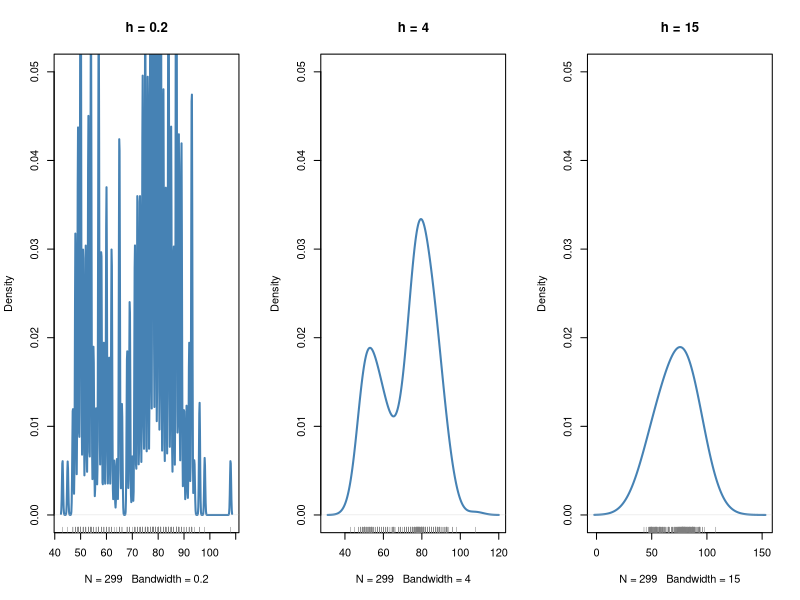
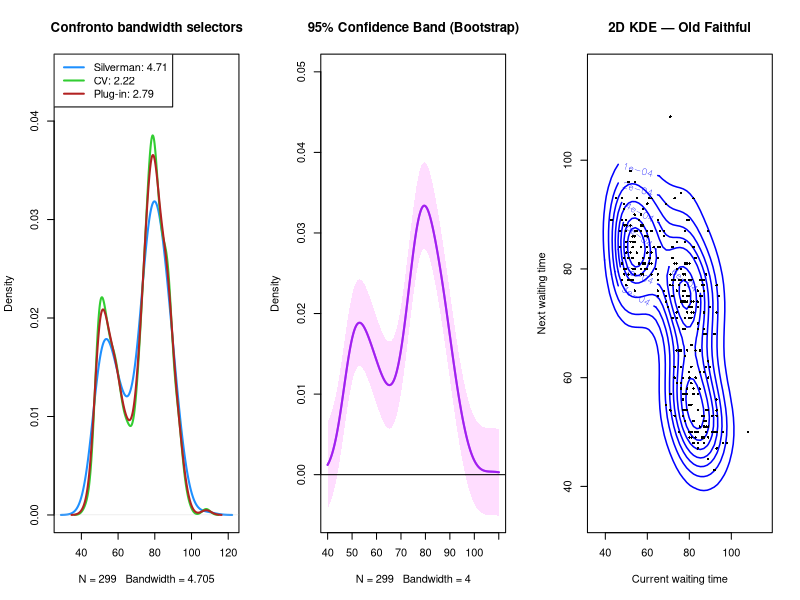
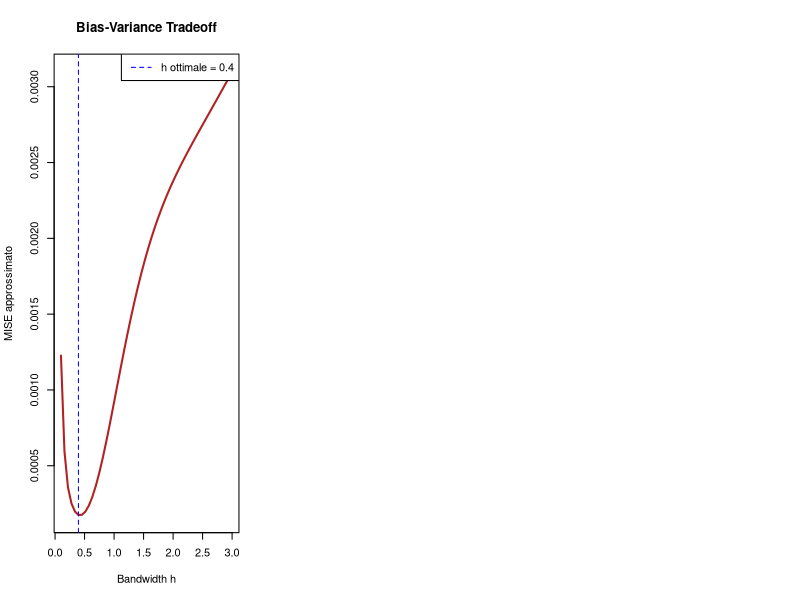
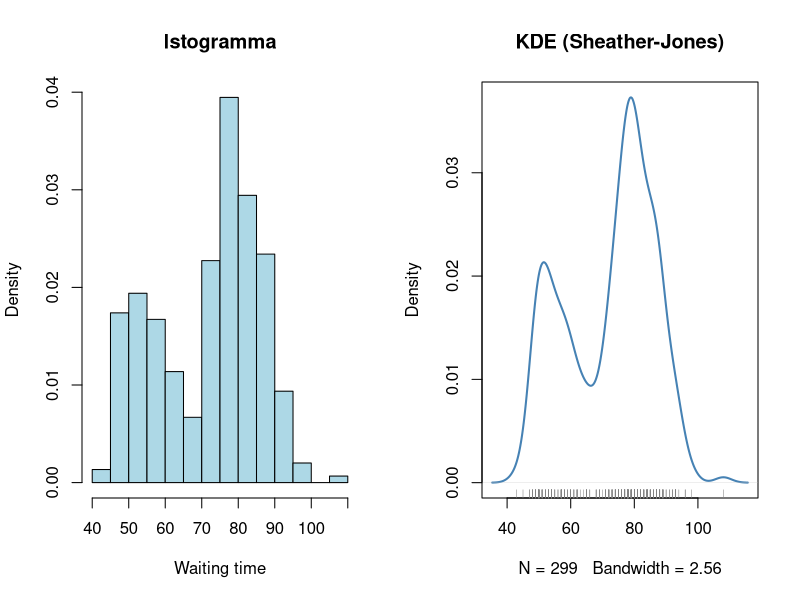
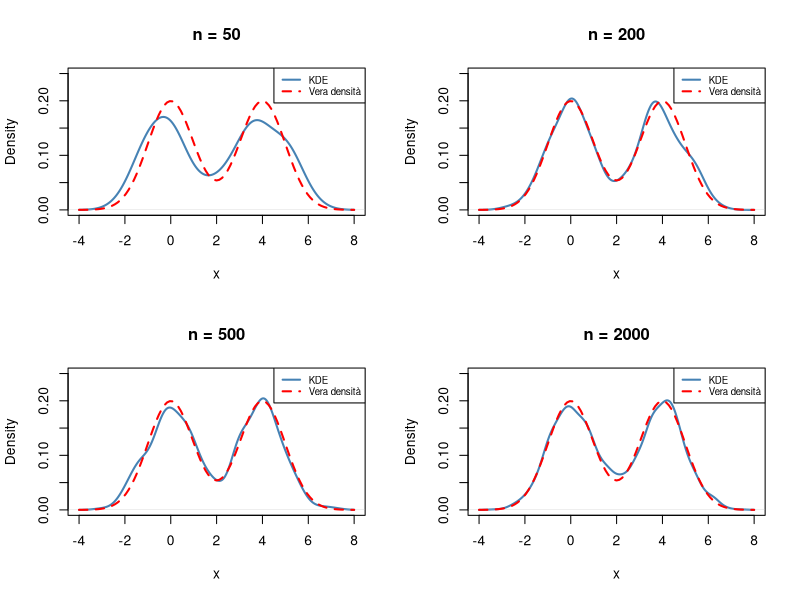
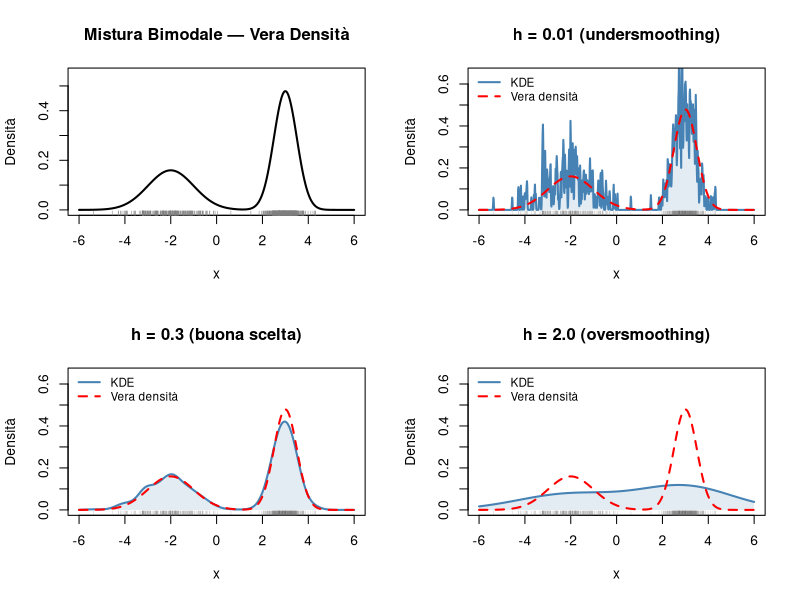
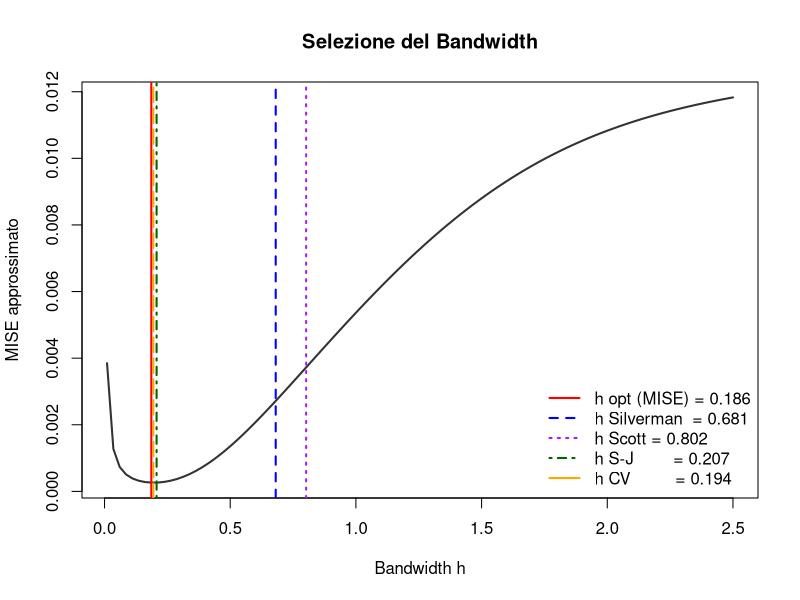

Reproduce these figures in R, in order.
# Inizializzazione
rm(list=ls(all=TRUE))

#install.packages("ks")
#install.packages("LPCM")
library(MASS)
library(ks)
data1d <- geyser[, 1]  # Old Faithful: waiting times

par(mfrow = c(1, 3))
for (bw in c(0.2, 4, 15)) {
  plot(density(data1d, bw = bw),
       main = paste("h =", bw),
       col = "steelblue", lwd = 2,
       ylim = c(0, 0.05))
  rug(data1d, col = "gray50")
}

data1d <- geyser[, 1]

h_silverman <- hns(data1d)      # regola di Silverman
h_cv        <- hlscv(data1d)    # cross-validation
h_plugin    <- hpi(data1d)      # plug-in

plot(density(data1d, bw = h_silverman), col = "dodgerblue",
     lwd = 2, main = "Confronto bandwidth selectors",
     ylim = c(0, 0.045))
lines(density(data1d, bw = h_cv),     col = "limegreen",  lwd = 2)
lines(density(data1d, bw = h_plugin), col = "firebrick",   lwd = 2)
legend("topleft",
       legend = c(paste("Silverman:", round(h_silverman, 2)),
                  paste("CV:",        round(h_cv, 2)),
                  paste("Plug-in:",   round(h_plugin, 2))),
       col = c("dodgerblue", "limegreen", "firebrick"), lwd = 2)


# --- Confidence band bootstrap ---
library(MASS)
data1d <- geyser[, 1]
h1 <- 4; n1 <- length(data1d)
kde0 <- density(data1d, bw = h1, from = 40, to = 110)

n_BT <- 500
sup_dev <- numeric(n_BT)
for (j in 1:n_BT) {
  bt <- data1d[sample(n1, n1, replace = TRUE)]
  kde_bt <- density(bt, bw = h1, from = 40, to = 110)
  sup_dev[j] <- max(abs(kde_bt$y - kde0$y))
}
t_band <- quantile(sup_dev, 0.95)

plot(kde0, lwd = 2, col = "purple",
     main = "95% Confidence Band (Bootstrap)",
     ylim = c(-0.005, 0.05))
polygon(c(kde0$x, rev(kde0$x)),
        c(kde0$y + t_band, rev(kde0$y - t_band)),
        col = adjustcolor("plum1", 0.5), border = NA)
lines(kde0, lwd = 2, col = "purple")
abline(h = 0)

# --- KDE 2D con contour ---
library(KernSmooth)
data2d <- cbind(data1d[1:(n1-1)], data1d[2:n1])
kde2d  <- bkde2D(data2d, bandwidth = 5.5)
contour(kde2d$x1, kde2d$x2, kde2d$fhat,
        col = "blue", lwd = 1.5,
        xlab = "Current waiting time",
        ylab = "Next waiting time",
        main = "2D KDE — Old Faithful")
points(data2d, pch = 16, cex = 0.5)

library(MASS)
set.seed(42)

# Vera densità: mixture di due gaussiane
n <- 200
x_true <- c(rnorm(100, mean = 0), rnorm(100, mean = 4))

# Griglia di bandwidth da testare
h_grid <- seq(0.1, 3, length.out = 50)

# Calcola MISE approssimato via integrazione numerica
mise <- numeric(length(h_grid))
x_eval <- seq(-4, 8, length.out = 500)

# vera densità
p_true <- 0.5 * dnorm(x_eval, 0, 1) + 0.5 * dnorm(x_eval, 4, 1)

for (i in seq_along(h_grid)) {
  kde_i <- density(x_true, bw = h_grid[i], 
                   from = -4, to = 8, n = 500)
  mise[i] <- mean((kde_i$y - p_true)^2)
}

plot(h_grid, mise, type = "l", lwd = 2, col = "firebrick",
     xlab = "Bandwidth h", ylab = "MISE approssimato",
     main = "Bias-Variance Tradeoff")
abline(v = h_grid[which.min(mise)], lty = 2, col = "blue")
legend("topright",
       legend = paste("h ottimale =", round(h_grid[which.min(mise)], 2)),
       col = "blue", lty = 2)

data1d <- geyser[, 1]

par(mfrow = c(1, 2))

# Istogramma classico
hist(data1d, breaks = 20, freq = FALSE,
     main = "Istogramma", col = "lightblue",
     xlab = "Waiting time")

# KDE
plot(density(data1d, bw = bw.SJ(data1d)),
     main = "KDE (Sheather-Jones)",
     col = "steelblue", lwd = 2)
rug(data1d, col = "gray50")


par(mfrow = c(2, 2))

# vera densità: mixture gaussiana
p_true <- function(x) 0.5*dnorm(x,0,1) + 0.5*dnorm(x,4,1)

for (n in c(50, 200, 500, 2000)) {
  x <- c(rnorm(n/2, 0, 1), rnorm(n/2, 4, 1))
  kde <- density(x, bw = bw.SJ(x), from = -4, to = 8)
  
  plot(kde, main = paste("n =", n),
       col = "steelblue", lwd = 2,
       ylim = c(0, 0.25), xlab = "x")
  
  # vera densità in rosso
  curve(p_true(x), from = -4, to = 8,
        col = "red", lwd = 2, lty = 2, add = TRUE)
  
  legend("topright",
         legend = c("KDE", "Vera densità"),
         col = c("steelblue", "red"),
         lwd = 2, lty = c(1, 2), cex = 0.7)
}
# Homework effettivo

# set seed
set.seed(42)

#DGP
true_dens <- function(x){
  0.4* dnorm(x, -2, 1) + 0.6*dnorm(x, 3, 0.5)
}

# Genera campione dalla mistura
n <- 500
B <- 1000                    # Numero di simulazioni Monte Carlo
u <- runif(n)

# Funzione per generare un nuovo campione dalla mistura (necessaria per il MISE effettivo)
generate_mixture <- function(n) {
  u <- runif(n)
  x <- ifelse(u < 0.4, 
              rnorm(n, mean = -2, sd = 1), 
              rnorm(n, mean = 3, sd = 0.5))
  return(x)
}

x_sample <- generate_mixture(n)

# Griglia per plottare la vera densità
x_grid <- seq(-6, 6, length.out = 1000)

# Plot
plot(x_grid, true_dens(x_grid),
     type = "l", lwd = 2, col = "black",
     main = "Mistura Bimodale — Vera Densità",
     xlab = "x", ylab = "Densità",
     ylim = c(0, 0.55))
rug(x_sample, col = "gray50")

# Confronto sparando a caso valori di h

# Tre bandwidth da confrontare
bandwidths <- c(0.01, 0.3, 2)
titoli <- c("h = 0.01 (undersmoothing)",
            "h = 0.3 (buona scelta)",
            "h = 2.0 (oversmoothing)")

for (i in seq_along(bandwidths)) {
  
  kde_i <- density(x_sample, bw = bandwidths[i],
                   from = -6, to = 6, n = 1000)
  
  # area sotto la KDE (shading)
  plot(kde_i, main = titoli[i],
       col  = "steelblue", lwd  = 2,
       ylim = c(0, 0.65),
       xlab = "x", ylab = "Densità",
       zero.line = FALSE)
  
  polygon(c(kde_i$x, rev(kde_i$x)),
          c(kde_i$y, rep(0, length(kde_i$y))),
          col    = adjustcolor("steelblue", alpha.f = 0.15),
          border = NA)
  
  # vera densità in rosso sopra
  lines(x_grid, true_dens(x_grid),
        col = "red", lwd = 2, lty = 2)
  
  rug(x_sample, col = adjustcolor("gray40", 0.3))
  
  legend("topleft",
         legend = c("KDE", "Vera densità"),
         col    = c("steelblue", "red"),
         lwd    = 2, lty = c(1, 2),
         cex    = 0.85, bty = "n")
  
}


#Valutiamo il MISE in base al variare al valore h (possiamo farlo solo perché sappiamo il GDP)


par(mfrow = c(1, 1))  # ripristina il layout standard: un grafico per finestra

x_eval <- seq(-6, 6, length.out = 1000)
p_true <- true_dens(x_eval)
# Griglia di bandwidth da testare
h_grid <- seq(0.01, 2.5, length.out = 100)

# Matrice per salvare gli ISE (Integrated Squared Error)
# Ogni riga è una simulazione, ogni colonna è un valore di h
ise_matrix <- matrix(0, nrow = B, ncol = length(h_grid))

# --- 2. CICLO MONTE CARLO PER IL MISE EFFETTIVO ---
cat("Inizio simulazioni Monte Carlo...\n")

for (b in 1:B) {
  # Genero un NUOVO campione a ogni ciclo
  x_sample_b <- generate_mixture(n)
  
  for (i in seq_along(h_grid)) {
    # Stima KDE con l'h corrente
    kde_i <- density(x_sample_b, bw = h_grid[i], from = -6, to = 6, n = 1000)
    
    # Calcolo ISE: media degli errori al quadrato tra stima e verità
    ise_matrix[b, i] <- mean((kde_i$y - p_true)^2)
  }
  
  if(b %% 20 == 0) cat("Completate", b, "simulazioni su", B, "\n")
}

# Calcolo del MISE (Media degli ISE sulle righe)
mise <- colMeans(ise_matrix)

# h ottimale = quello che minimizza il MISE
h_opt <- h_grid[which.min(mise)]

# altri metodi di selezione bandwidth
h_sm <- bw.nrd0(x_sample)   # Silverman
h_sc <- bw.nrd(x_sample)    # Scott
h_sj <- bw.SJ(x_sample)     # Sheather-Jones
h_cv <- bw.ucv(x_sample)    # cross-validation

cat("h ottimale (MISE):  ", round(h_opt, 4), "\n")
cat("h Silverman:        ", round(h_sm,  4), "\n")
cat("h Scott:            ", round(h_sc, 4), "\n")
cat("h Sheather-Jones:   ", round(h_sj,  4), "\n")
cat("h Cross-Validation: ", round(h_cv,  4), "\n")

# Creazione del data.frame
tabella_h <- data.frame(
  Metodo = c("Ottimale (MISE)", "Silverman", "Scott","Sheather-Jones", "Cross-Validation"),
  Bandwidth = c(h_opt, h_sm, h_sc, h_sj, h_cv)
)

# Arrotondamento per una visualizzazione pulita
tabella_h$Bandwidth <- round(tabella_h$Bandwidth, 4)

# Visualizzazione
print(tabella_h)


plot(h_grid, mise, type = "l", lwd = 2, col = "gray20",
     xlab = "Bandwidth h", ylab = "MISE approssimato",
     main = "Selezione del Bandwidth")

# linee verticali per ogni metodo
abline(v = h_opt, col = "red",       lwd = 2, lty = 1)
abline(v = h_sm,  col = "blue",      lwd = 2, lty = 2)
abline(v = h_sc, col = "purple", lwd = 2, lty = 3)
abline(v = h_sj,  col = "darkgreen", lwd = 2, lty = 4)
abline(v = h_cv,  col = "orange",    lwd = 2, lty = 5)

legend("bottomright",
       legend = c(paste("h opt (MISE) =", round(h_opt, 3)),
                  paste("h Silverman  =", round(h_sm,  3)),
                  paste("h Scott =", round(h_sc, 3)),
                  paste("h S-J        =", round(h_sj,  3)),
                  paste("h CV         =", round(h_cv,  3))),
       col    = c("red", "blue", "purple","darkgreen", "orange"),
       lwd    = 2, lty = 1:4, bty = "n")
